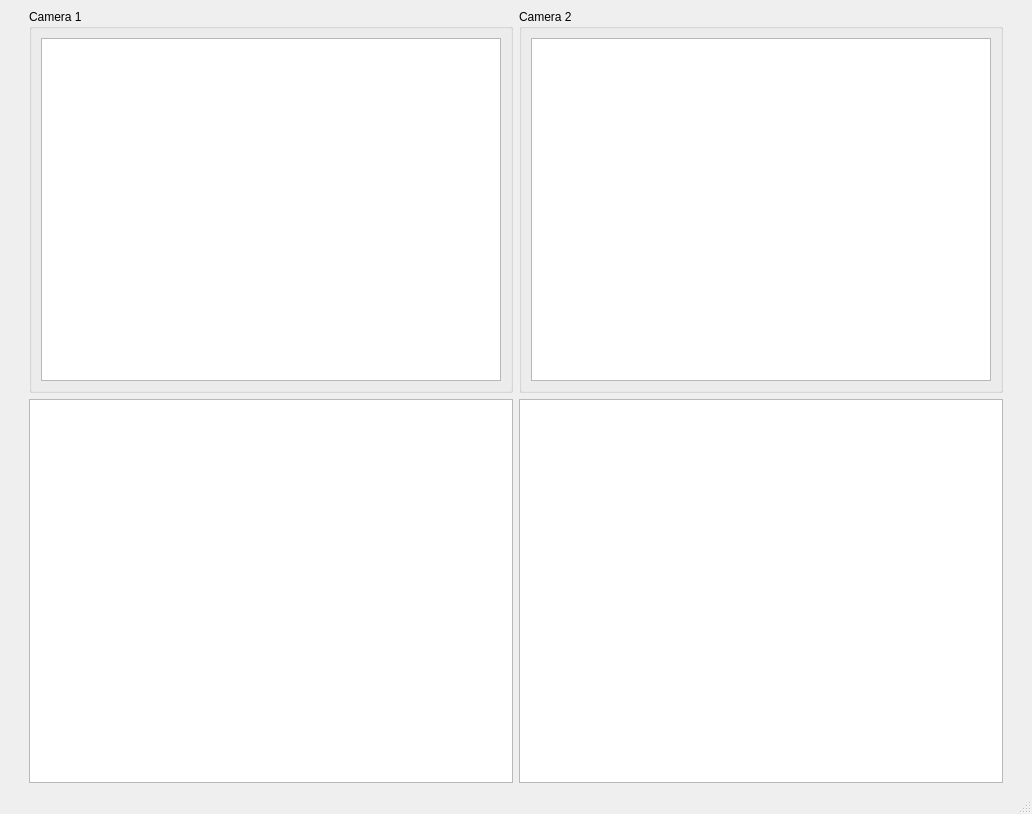
<?xml version="1.0" encoding="UTF-8"?>
<ui version="4.0">
 <class>MainWindow</class>
 <widget class="QMainWindow" name="MainWindow">
  <property name="geometry">
   <rect>
    <x>0</x>
    <y>0</y>
    <width>1032</width>
    <height>814</height>
   </rect>
  </property>
  <property name="windowTitle">
   <string>Video Control</string>
  </property>
  <widget class="QWidget" name="centralwidget">
   <layout class="QGridLayout" name="gridLayout_2">
    <item row="0" column="2">
     <widget class="QGroupBox" name="cameraTwoBox">
      <property name="title">
       <string>Camera 2</string>
      </property>
      <layout class="QGridLayout" name="gridLayout_3">
       <item row="0" column="0">
        <widget class="QGraphicsView" name="camTwoView"/>
       </item>
      </layout>
     </widget>
    </item>
    <item row="0" column="1">
     <widget class="QGroupBox" name="cameraOneBox">
      <property name="title">
       <string>Camera 1</string>
      </property>
      <layout class="QGridLayout" name="gridLayout">
       <item row="0" column="0">
        <widget class="QGraphicsView" name="camOneView"/>
       </item>
      </layout>
     </widget>
    </item>
    <item row="1" column="2">
     <widget class="PlotWidget" name="licksView"/>
    </item>
    <item row="0" column="3">
     <spacer name="verticalSpacer">
      <property name="orientation">
       <enum>Qt::Vertical</enum>
      </property>
      <property name="sizeHint" stdset="0">
       <size>
        <width>20</width>
        <height>40</height>
       </size>
      </property>
     </spacer>
    </item>
    <item row="1" column="0">
     <spacer name="verticalSpacer_2">
      <property name="orientation">
       <enum>Qt::Vertical</enum>
      </property>
      <property name="sizeHint" stdset="0">
       <size>
        <width>20</width>
        <height>40</height>
       </size>
      </property>
     </spacer>
    </item>
    <item row="1" column="1">
     <widget class="QTableView" name="animalListTable"/>
    </item>
   </layout>
  </widget>
  <widget class="QMenuBar" name="menubar">
   <property name="geometry">
    <rect>
     <x>0</x>
     <y>0</y>
     <width>1032</width>
     <height>26</height>
    </rect>
   </property>
  </widget>
  <widget class="QStatusBar" name="statusbar"/>
 </widget>
 <customwidgets>
  <customwidget>
   <class>PlotWidget</class>
   <extends>QGraphicsView</extends>
   <header>pyqtgraph</header>
  </customwidget>
 </customwidgets>
 <resources/>
 <connections/>
</ui>
